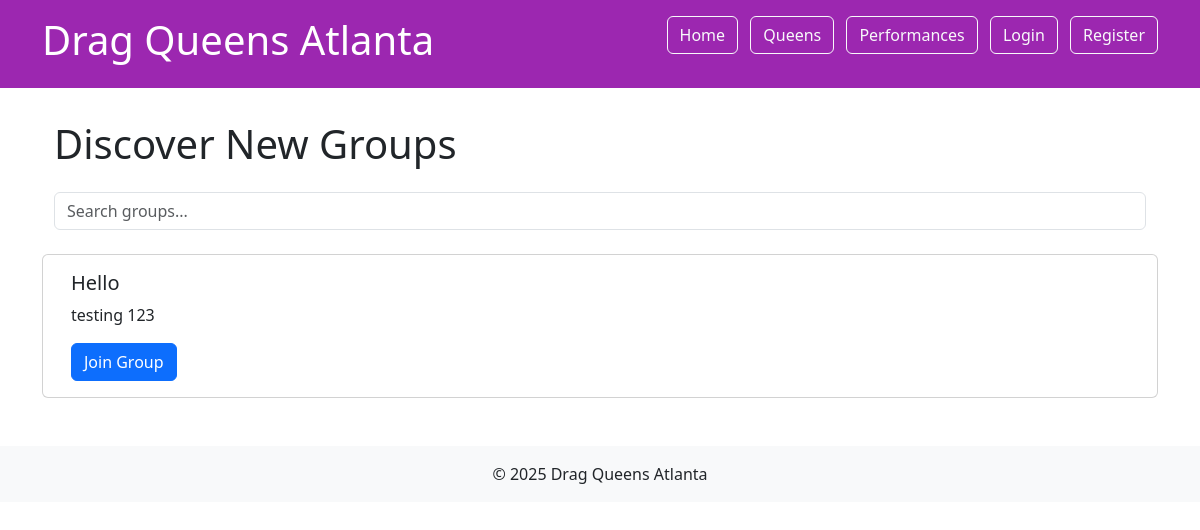
Before: /groups/discover/ with the older database file.
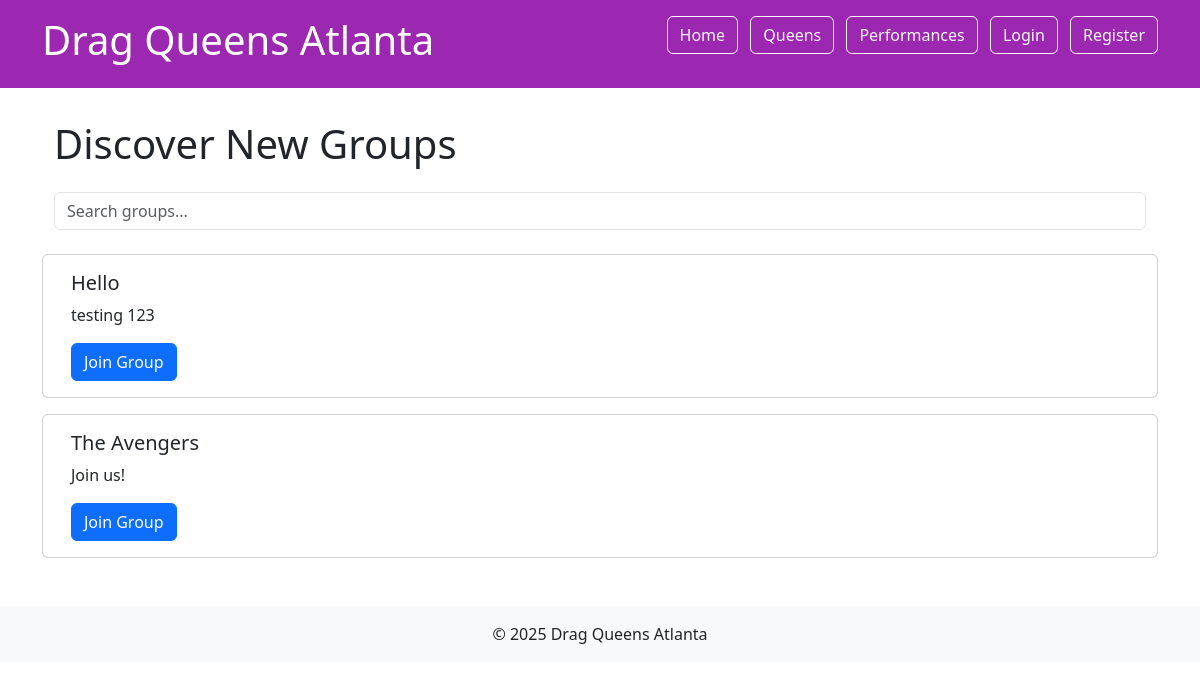
After: the same page with the newer database file.
### core/models.py (models this page shows, shortened)
class DragGroup(models.Model):
    name = models.CharField(max_length=100)
    description = models.TextField()
    logo = models.ImageField(upload_to='group_logos/', blank=True, null=True)
    created_at = models.DateTimeField(auto_now_add=True)
    members = models.ManyToManyField(DragQueen, through='GroupMembership')
    is_public = models.BooleanField(default=True)
    allow_member_posts = models.BooleanField(default=False)
    allow_member_events = models.BooleanField(default=False)

### core/views.py (the view)
# urls.py: path('groups/discover/', views.discover_groups, name='discover_groups'),
def discover_groups(request):
    search_query = request.GET.get('q', '')
    groups = DragGroup.objects.filter(is_public=True)
    if search_query:
        groups = groups.filter(
            Q(name__icontains=search_query) |
            Q(description__icontains=search_query)
        )
    groups = groups.annotate(member_count=Count('members'))
    groups = groups.order_by('-member_count')
    user_groups = []
    if request.user.is_authenticated:
        try:
            profile = DragQueen.objects.get(user=request.user)
            user_groups = GroupMembership.objects.filter(profile=profile).values_list('group_id', flat=True)
        except DragQueen.DoesNotExist:
            pass
    context = {
        'groups': groups,
        'search_query': search_query,
        'user_groups': user_groups,
    }
    return render(request, 'groups/discover_groups.html', context)

### core/context_processors.py (called while the page is built, shortened)
def unread_notifications(request):
    notification_count = 0
    return {'unread_notification_count': notification_count}

### templates/groups/discover_groups.html (shortened to what this page needs)
{% extends 'base.html' %}
{% block content %}
<div class="container">
    <h1 class="mb-4">Discover New Groups</h1>
    <form method="get" class="mb-4">
        <input type="text" name="q" placeholder="Search groups..." class="form-control" value="{{ search_query }}">
    </form>
    {% if groups %}
        <div class="row">
            {% for group in groups %}
                <div class="card mb-3">
                    <div class="card-body">
                        <h5 class="card-title">{{ group.name }}</h5>
                        <p class="card-text">{{ group.description }}</p>
                        {% if group.id in user_groups %}
                            <span class="badge bg-success">Member</span>
                        {% else %}
                            <a href="{% url 'join_group' group.pk %}" class="btn btn-primary">Join Group</a>
                        {% endif %}
                    </div>
                </div>
            {% endfor %}
        </div>
    {% else %}
        <p>No groups found. Try searching for something else.</p>
    {% endif %}
</div>
{% endblock %}

Changed rows visible on the page:
added DragGroup: name "The Avengers", description "Join us!", shows "Join Group"
